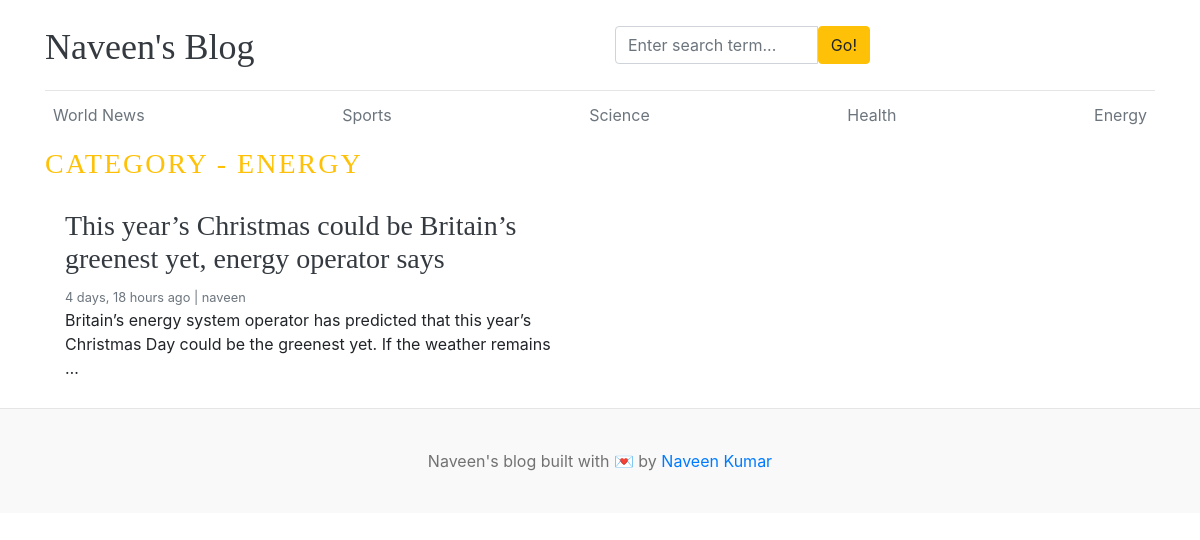
Before: /category/5/ with the older database file.
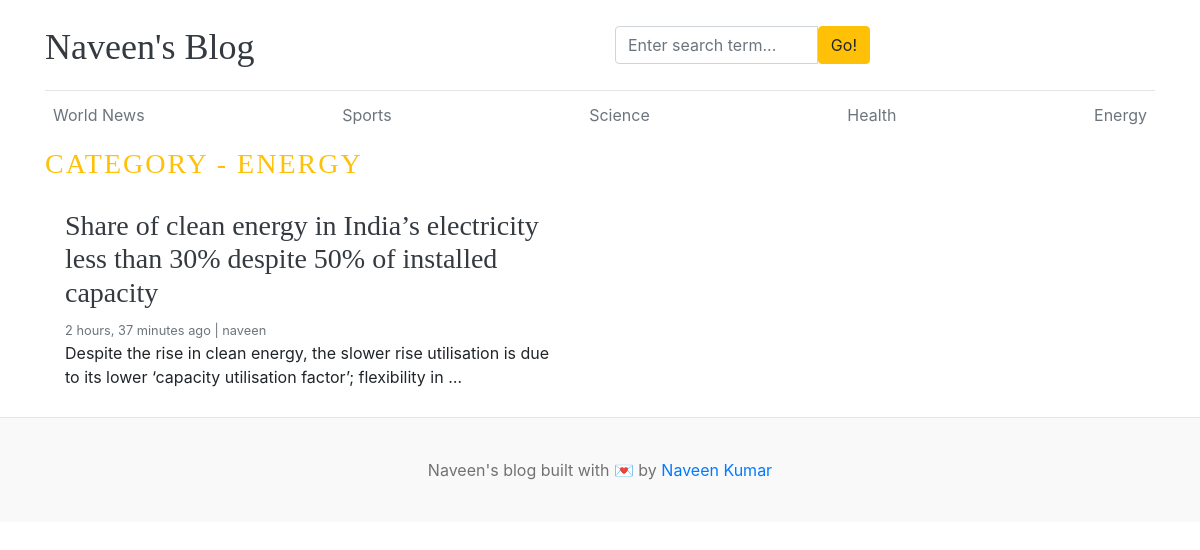
After: the same page with the newer database file.
### blogs/models.py (models this page shows, shortened)
class Category(models.Model):
    category_name = models.CharField(max_length=50, unique=True)
    created_at = models.DateField(auto_now_add=True)
    updated_at = models.DateTimeField(auto_now=True)
    class Meta:
        verbose_name_plural = "categories"
    def __str__(self):
        return self.category_name

class Blog(models.Model):
    title = models.CharField(max_length=100)
    slug = models.SlugField(max_length=150, unique=True, blank=True)
    category = models.ForeignKey(Category, on_delete=models.CASCADE)
    author = models.ForeignKey(User, on_delete=models.CASCADE)
    feature_image = models.ImageField(upload_to="uploads/%Y/%m/%d")
    short_description = models.TextField(max_length=500)
    blog_body = models.TextField(max_length=2000)
    status = models.CharField(
        max_length=20, choices=BLOG_STATUS_CHOICES, default="Draft"
    )
    is_featured = models.BooleanField(default=False)
    created_at = models.DateTimeField(auto_now_add=True)
    updated_at = models.DateTimeField(auto_now=True)

### blogs/views.py (the view)
# urls.py: path('<int:category_id>/',views.posts_by_category,name='posts_by_category')
def posts_by_category(request, category_id):
    posts = Blog.objects.filter(status="Published", category=category_id)
    try:
        category = Category.objects.get(id=category_id)
    except:
        return redirect("404.html")
    context = {"posts": posts, "category": category}
    return render(request, "posts_by_category.html", context)

### blogs/context_processors.py (called while the page is built)
def get_categories(request):
    categories = Category.objects.all()
    return dict(categories=categories)

def get_social_links(request):
    social_media_links = SocialMedia.objects.filter(status='Active').order_by('order')
    return dict(social_media_links=social_media_links)

def get_about(request):
    about =  About.objects.first()
    return dict(about=about)

### templates/posts_by_category.html
{% extends "base.html" %}
{% block content%}
<h3 class="text-uppercase text-warning" style="letter-spacing:2px">Category - {{ category }}</h3>
  <div class="row mb-2">
{% if posts %}
{% for post in posts %}
    <div class="col-md-6">
      <div class="card border-0" >
        <div class="card-body">
          <h3><a href="{% url 'blogs' post.slug %}" class="text-dark">{{post.title}}</a></h3>
          <small class="mb-1 text-muted">{{post.created_at | timesince}} ago | {{post.author}}</small>
          <p class="card-text">{{post.short_description | truncatewords:20}}</p>
        </div>
      </div>
    </div>
{% endfor %}
{% else %}
<p> No post found </p>
{% endif %}
  </div>
</div>
{% endblock %}

### templates/base.html (shortened to what this page needs)
{% load static %}
<!DOCTYPE html>
<html lang="en">
    <head>
        <link href="https://getbootstrap.com/docs/4.0/dist/css/bootstrap.min.css"
              rel="stylesheet">
        <link rel="stylesheet" href="https://cdnjs.cloudflare.com/ajax/libs/font-awesome/4.7.0/css/font-awesome.min.css">
        <link href="{% static 'css/blog.css' %}" rel="stylesheet">
    </head>
    <body>
        <div class="container">
            <header class="blog-header py-3">
                <div class="row flex-nowrap justify-content-between align-items-center">
                    <div class="col-6 pt-1">
                        <a class="blog-header-logo text-dark" href="/">Naveen's Blog</a>
                    </div>
                    <div class="col-3">
                        <form action="{% url 'search' %}" method='GET'>
                            <div class="input-group">
                                <input class="form-control"
                                       name="keyword"
                                       type="text"
                                       value="{{keyword}}"
                                       placeholder="Enter search term..."
                                       aria-label="Enter search term..."
                                       id="button-search" />
                                <button class="btn btn-warning" id="button-search" type="submit">Go!</button>
                            </div>
                        </form>
                    </div>
                    <div class="col-3 d-flex justify-content-end align-items-center">
                    </div>
                </div>
            </header>
            <div class="nav-scroller py-1 mb-2">
                <nav class="nav d-flex justify-content-between">
                    {% for category in categories %}
                        <a class="p-2 text-muted"
                           href="{% url 'posts_by_category' category.id %}">{{ category.category_name|capfirst }}</a>
                    {% endfor %}
                </nav>
            </div>
            {% block content %}{% endblock %}
            <footer class="blog-footer">
                <p>
                    Naveen's blog built with 💌 by <a href="#">Naveen Kumar</a>
                </p>
            </footer>
        </body>
    </html>

### blog_main/static/css/blog.css (style rules this page uses)
.blog-header { border-bottom: 1px solid #e5e5e5; }
.blog-header-logo { font-family: "Playfair Display", Georgia, "Times New Roman", serif; font-size: 2.25rem; }
h1, h2, h3, h4, h5, h6 { font-family: "Playfair Display", Georgia, "Times New Roman", serif; }
.blog-footer { padding: 2.5rem 0; color: #727272; text-align: center; background-color: #f9f9f9; border-top: .05rem solid #e5e5e5; }
.blog-footer p:last-child { margin-bottom: 0; }

Changed rows visible on the page:
removed Blog: title "This year’s Christmas could be Britain’s greenest yet, energy operator says", created_at "4 days, 18 hours", author "naveen", short_description "Britain’s energy system operator has predicted that this year’s Christmas Day could be the greenest yet. If the weather remains …"
added Blog: title "Share of clean energy in India’s electricity less than 30% despite 50% of installed capacity", created_at "2 hours, 37 minutes", author "naveen", short_description "Despite the rise in clean energy, the slower rise utilisation is due to its lower ‘capacity utilisation factor’; flexibility in …"
